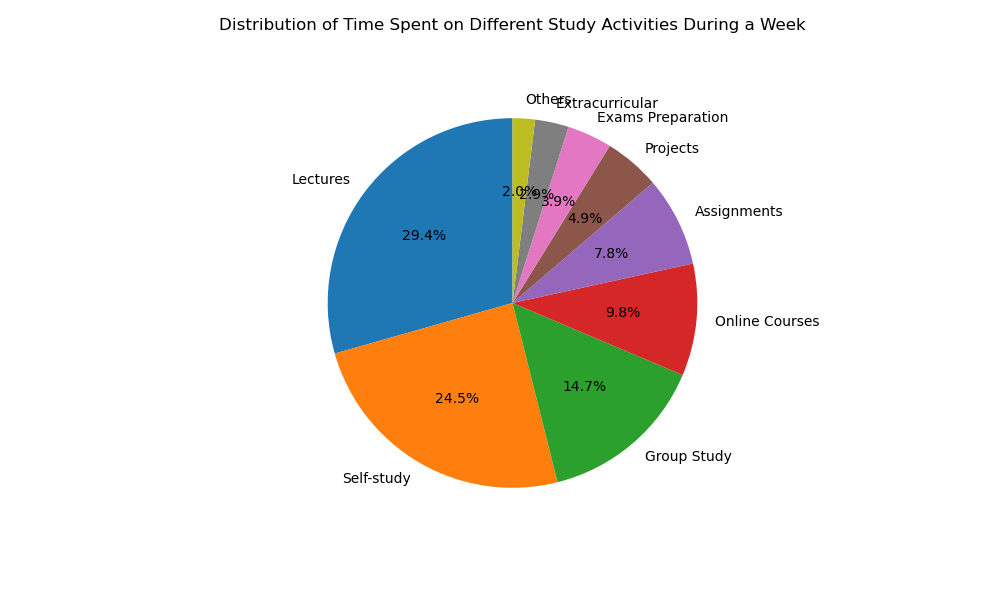

The Python source for this figure:

import matplotlib.pyplot as plt

# Data
activities = ["Lectures", "Self-study", "Group Study", "Online Courses", "Assignments", 
              "Projects", "Exams Preparation", "Extracurricular", "Others"]
time_spent = [30, 25, 15, 10, 8, 5, 4, 3, 2]

# Colors
colors = [
    "#1f77b4",  # Lectures
    "#ff7f0e",  # Self-study
    "#2ca02c",  # Group Study
    "#d62728",  # Online Courses
    "#9467bd",  # Assignments
    "#8c564b",  # Projects
    "#e377c2",  # Exams Preparation
    "#7f7f7f",  # Extracurricular
    "#bcbd22"   # Others
]

# Create pie chart
plt.figure(figsize=(10, 6))  # width and height in inches
plt.pie(time_spent, labels=activities, colors=colors, autopct='%1.1f%%', startangle=90)

# Chart title
plt.title('Distribution of Time Spent on Different Study Activities During a Week', pad=30)

# Show plot
plt.show()
